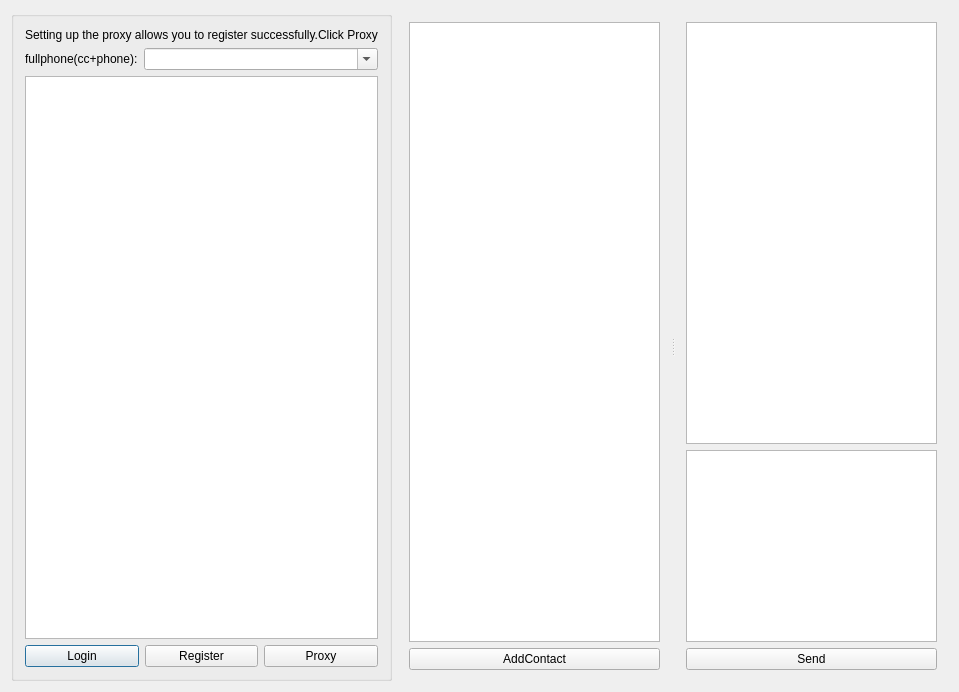
<?xml version="1.0" encoding="UTF-8"?>
<ui version="4.0">
 <class>Dialog</class>
 <widget class="QDialog" name="Dialog">
  <property name="windowModality">
   <enum>Qt::ApplicationModal</enum>
  </property>
  <property name="geometry">
   <rect>
    <x>0</x>
    <y>0</y>
    <width>959</width>
    <height>692</height>
   </rect>
  </property>
  <property name="windowTitle">
   <string>Whatsapp</string>
  </property>
  <layout class="QHBoxLayout" name="horizontalLayout_5">
   <item>
    <widget class="QGroupBox" name="login_group">
     <property name="title">
      <string/>
     </property>
     <layout class="QVBoxLayout" name="verticalLayout_2">
      <item>
       <widget class="QLabel" name="label_3">
        <property name="text">
         <string>Setting up the proxy allows you to register successfully.Click Proxy</string>
        </property>
       </widget>
      </item>
      <item>
       <layout class="QHBoxLayout" name="horizontalLayout" stretch="0,1">
        <item>
         <widget class="QLabel" name="label">
          <property name="text">
           <string>fullphone(cc+phone):</string>
          </property>
         </widget>
        </item>
        <item>
         <widget class="QComboBox" name="fullphone">
          <property name="toolTip">
           <string>8613595465445</string>
          </property>
          <property name="editable">
           <bool>true</bool>
          </property>
         </widget>
        </item>
       </layout>
      </item>
      <item>
       <widget class="QTextBrowser" name="output_2"/>
      </item>
      <item>
       <layout class="QHBoxLayout" name="horizontalLayout_3">
        <item>
         <widget class="QPushButton" name="login">
          <property name="text">
           <string>Login</string>
          </property>
         </widget>
        </item>
        <item>
         <widget class="QPushButton" name="register_2">
          <property name="text">
           <string>Register</string>
          </property>
         </widget>
        </item>
        <item>
         <widget class="QPushButton" name="setproxy">
          <property name="text">
           <string>Proxy</string>
          </property>
         </widget>
        </item>
       </layout>
      </item>
     </layout>
    </widget>
   </item>
   <item>
    <widget class="QSplitter" name="chat_group">
     <property name="minimumSize">
      <size>
       <width>50</width>
       <height>0</height>
      </size>
     </property>
     <property name="orientation">
      <enum>Qt::Horizontal</enum>
     </property>
     <widget class="QWidget" name="layoutWidget">
      <layout class="QVBoxLayout" name="verticalLayout_4">
       <item>
        <widget class="QListWidget" name="contactlists">
         <property name="contextMenuPolicy">
          <enum>Qt::CustomContextMenu</enum>
         </property>
         <property name="editTriggers">
          <set>QAbstractItemView::NoEditTriggers</set>
         </property>
         <property name="dragDropMode">
          <enum>QAbstractItemView::DragDrop</enum>
         </property>
         <property name="selectionMode">
          <enum>QAbstractItemView::ExtendedSelection</enum>
         </property>
         <property name="viewMode">
          <enum>QListView::IconMode</enum>
         </property>
        </widget>
       </item>
       <item>
        <layout class="QHBoxLayout" name="horizontalLayout_4">
         <item>
          <widget class="QPushButton" name="addcontact">
           <property name="text">
            <string>AddContact</string>
           </property>
          </widget>
         </item>
        </layout>
       </item>
      </layout>
     </widget>
     <widget class="QWidget" name="layoutWidget">
      <layout class="QVBoxLayout" name="verticalLayout_3" stretch="1,0,0">
       <item>
        <widget class="QTextBrowser" name="output">
         <property name="verticalScrollBarPolicy">
          <enum>Qt::ScrollBarAsNeeded</enum>
         </property>
        </widget>
       </item>
       <item>
        <widget class="QTextEdit" name="sendcontent"/>
       </item>
       <item>
        <widget class="QPushButton" name="send">
         <property name="text">
          <string>Send</string>
         </property>
        </widget>
       </item>
      </layout>
     </widget>
    </widget>
   </item>
  </layout>
 </widget>
 <layoutdefault spacing="6" margin="11"/>
 <resources/>
 <connections/>
</ui>
